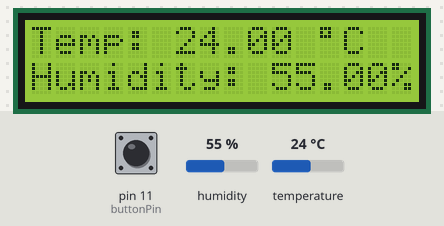
Bench run of a sketch on a simulated Arduino Uno, built with avr-gcc and run on an emulated ATmega328P. On the bench: 16×2 character LCD. The inputs (shaded band) are chosen by the test bench; at power-on: pin 11 (buttonPin) LOW, humidity 55 %, temperature 24 °C. What the sketch prints to the serial monitor is not drawn.

Above: at 1.2 s.
1.3 s: pin 11 (buttonPin) pulled HIGH for 1.25 s
At 3.2 s:
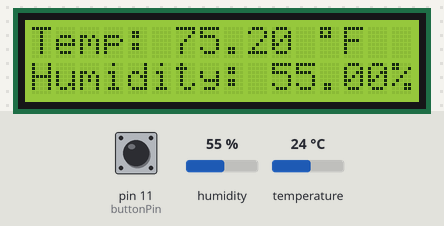
4.0 s: humidity set to 22 %
At 5.4 s:
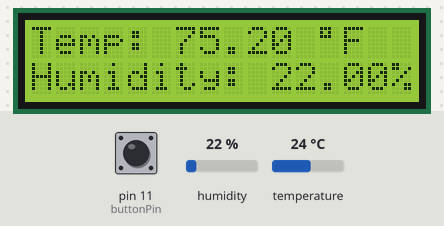
5.7 s: temperature set to 12 °C
At 7.5 s:
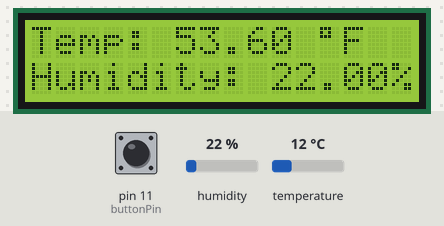
7.8 s: pin 11 (buttonPin) pulled HIGH for 1.25 s
At 8.8 s:
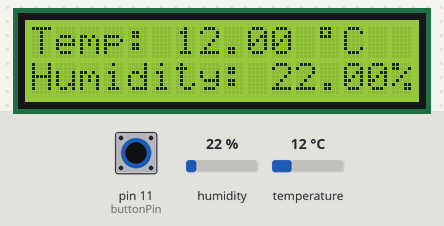
10.5 s: humidity set to 40 %
At 11.0 s:
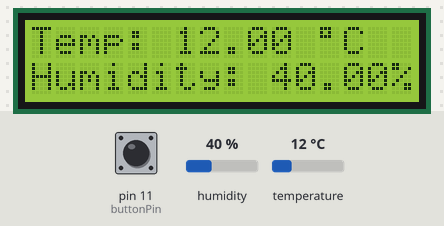
12.0 s: temperature set to 19 °C
At 13.3 s:
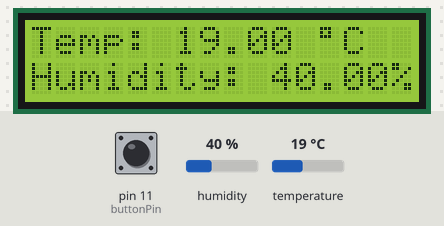
Timing chart, 0 to 15.0 s (numbered marks = the images above; inputs shaded):
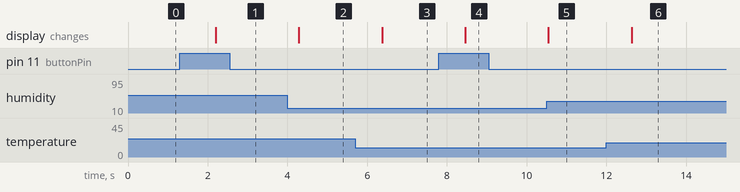

The sketch:

main.ino
```cpp
#include "DHT.h"
#include <LiquidCrystal_I2C.h>

#define lcdAddress 0x27
#define lcdColumns 16
#define lcdRows 2

#define DHTPIN 2
#define DHTTYPE DHT11

#define buttonPin 11

LiquidCrystal_I2C lcd(lcdAddress, lcdColumns, lcdRows); // Default address of most PCF8574 modules, change according
DHT dht(DHTPIN, DHTTYPE);

char tempModes[] = {'C', 'F'};
int currentTempModeIdx = 0;
int buttonPressed;
int previousButtonState = LOW;

int tempModesLength = sizeof(tempModes) / sizeof(tempModes[0]); // Get number of different Modes: https://thecircuitmaker.com/arduino-array-length/#Recommendation

void setup() {
  Serial.begin(9600);
  lcd.init();
  lcd.backlight();

  dht.begin();
}

void loop() {
  float humidity = dht.readHumidity();
  float tempC = dht.readTemperature(); // Celsius
  float tempF = dht.readTemperature(true); // Fahrenheit

  // Check if reading has failed
  if (isnan(humidity) || isnan(tempC) || isnan(tempF)) {
    Serial.println("DHT Sensor failed to make a reading!");
    lcd.setCursor(0, 0);
    lcd.print("DHT Sensor");
    lcd.setCursor(0, 1);
    lcd.print("failed to read");
  } else {
    // Check if user pressed the button
    buttonPressed = digitalRead(buttonPin);
    if ( buttonPressed == HIGH and previousButtonState != HIGH ) { // Prevent multiples changes when the button is being pressed for a long time (makes the button work like a switch)
      currentTempModeIdx = ( currentTempModeIdx + 1 ) % tempModesLength;
      previousButtonState = HIGH;
      Serial.println("Button Pressed!");
    }
    if ( buttonPressed == LOW ) {
      previousButtonState = LOW;
    }

    // Show Temperature based on the mode (Celsius of Fahrenheit)
    Serial.print("Temperature: ");
    switch(tempModes[currentTempModeIdx]) {
      case 'C':
        Serial.print(tempC);
        Serial.println(" ºC");

        lcd.setCursor(0, 0);
        lcd.print("Temp: ");
        lcd.print(tempC);
        lcd.write(32); // space
        lcd.write(223); // º
        lcd.print("C");

        break;
        case 'F':
        Serial.print(tempF);
        Serial.println(" ºF");

        lcd.setCursor(0, 0);
        lcd.print("Temp: ");
        lcd.print(tempF);
        lcd.write(32); // space
        lcd.write(223); // º
        lcd.print("F");

        break;
    }

    // Show humidity
    Serial.print("Humidity: ");
    Serial.print(humidity);
    Serial.println("%");

    lcd.setCursor(0, 1);
    lcd.print("Humidity: ");
    lcd.print(humidity);
    lcd.print("%");
  }

  delay(1000);
}
```

Measured:
- after the input at 1.3 s, the display: changes after 0.90 s (image 1)
- after the input at 4.0 s, the display: changes after 0.29 s (image 2)
- after the input at 5.7 s, the display: changes after 0.67 s (image 3)
- after the input at 7.8 s, the display: changes after 0.66 s (image 4)
- after the input at 10.5 s, the display: changes at once (image 5)
- after the input at 12.0 s, the display: changes after 0.63 s (image 6)
